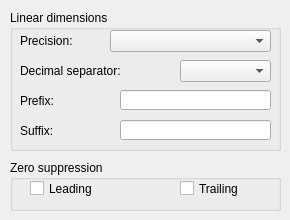
            <widget class="QWidget" name="PrimaryUnitTab">
                <attribute name="title">
                    <string>Primary units</string>
                </attribute>
                <widget class="QGroupBox" name="groupBox_13">
                    <property name="geometry">
                        <rect>
                            <x>10</x>
                            <y>10</y>
                            <width>271</width>
                            <height>141</height>
                        </rect>
                    </property>
                    <property name="title">
                        <string>Linear dimensions</string>
                    </property>
                    <widget class="QLabel" name="label_36">
                        <property name="geometry">
                            <rect>
                                <x>10</x>
                                <y>20</y>
                                <width>81</width>
                                <height>21</height>
                            </rect>
                        </property>
                        <property name="text">
                            <string>Precision:</string>
                        </property>
                    </widget>
                    <widget class="QComboBox" name="textDecimals">
                        <property name="geometry">
                            <rect>
                                <x>100</x>
                                <y>20</y>
                                <width>161</width>
                                <height>22</height>
                            </rect>
                        </property>
                        <property name="toolTip">
                            <string>Displays and sets the number of decimal places in the dimension text.</string>
                        </property>
                    </widget>
                    <widget class="QComboBox" name="textDecimalSep">
                        <property name="geometry">
                            <rect>
                                <x>170</x>
                                <y>50</y>
                                <width>91</width>
                                <height>22</height>
                            </rect>
                        </property>
                        <property name="toolTip">
                            <string>Sets the separator for decimal formats.</string>
                        </property>
                    </widget>
                    <widget class="QLabel" name="label_37">
                        <property name="geometry">
                            <rect>
                                <x>10</x>
                                <y>50</y>
                                <width>111</width>
                                <height>21</height>
                            </rect>
                        </property>
                        <property name="text">
                            <string>Decimal separator:</string>
                        </property>
                    </widget>
                    <widget class="QLineEdit" name="textPrefix">
                        <property name="geometry">
                            <rect>
                                <x>110</x>
                                <y>80</y>
                                <width>151</width>
                                <height>20</height>
                            </rect>
                        </property>
                        <property name="toolTip">
                            <string>Includes a prefix that you specify in the dimension text.</string>
                        </property>
                    </widget>
                    <widget class="QLabel" name="label_38">
                        <property name="geometry">
                            <rect>
                                <x>10</x>
                                <y>80</y>
                                <width>91</width>
                                <height>21</height>
                            </rect>
                        </property>
                        <property name="text">
                            <string>Prefix:</string>
                        </property>
                    </widget>
                    <widget class="QLabel" name="label_39">
                        <property name="geometry">
                            <rect>
                                <x>10</x>
                                <y>110</y>
                                <width>91</width>
                                <height>21</height>
                            </rect>
                        </property>
                        <property name="text">
                            <string>Suffix:</string>
                        </property>
                    </widget>
                    <widget class="QLineEdit" name="textSuffix">
                        <property name="geometry">
                            <rect>
                                <x>110</x>
                                <y>110</y>
                                <width>151</width>
                                <height>20</height>
                            </rect>
                        </property>
                        <property name="toolTip">
                            <string>Includes a suffix that you specify in the dimension text.</string>
                        </property>
                    </widget>
                </widget>
                <widget class="QGroupBox" name="groupBox_14">
                    <property name="geometry">
                        <rect>
                            <x>10</x>
                            <y>160</y>
                            <width>271</width>
                            <height>51</height>
                        </rect>
                    </property>
                    <property name="title">
                        <string>Zero suppression</string>
                    </property>
                    <widget class="QCheckBox" name="textSuppressLeadingZeros">
                        <property name="geometry">
                            <rect>
                                <x>20</x>
                                <y>20</y>
                                <width>70</width>
                                <height>17</height>
                            </rect>
                        </property>
                        <property name="toolTip">
                            <string>Suppresses leading zeros in all decimal dimensions (0.5 becomes .5).</string>
                        </property>
                        <property name="text">
                            <string>Leading</string>
                        </property>
                    </widget>
                    <widget class="QCheckBox" name="textDecimalZerosSuppression">
                        <property name="geometry">
                            <rect>
                                <x>170</x>
                                <y>20</y>
                                <width>70</width>
                                <height>17</height>
                            </rect>
                        </property>
                        <property name="toolTip">
                            <string>Suppresses trailing zeros in all decimal dimensions (5.50 becomes 5.5 and 5.0
                                becomes 5).
                            </string>
                        </property>
                        <property name="text">
                            <string>Trailing</string>
                        </property>
                    </widget>
                </widget>
            </widget>
